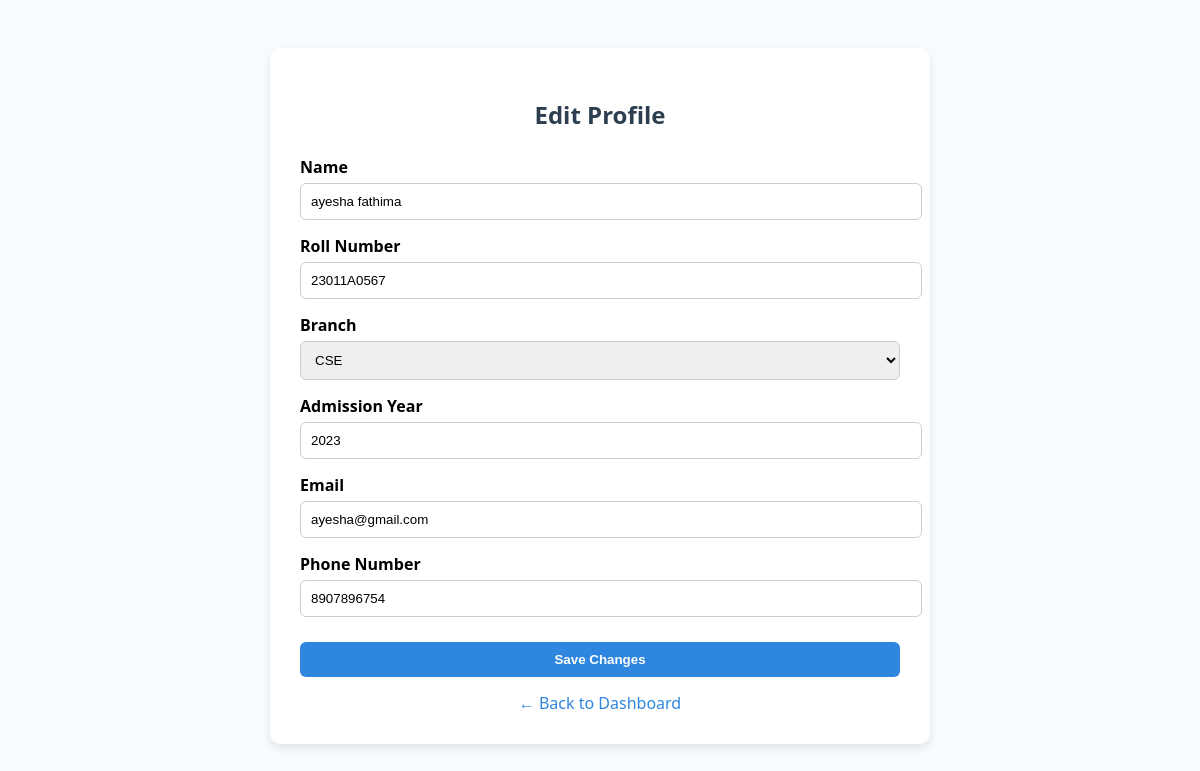
Page /edit-profile/ (signed in) on the committed database.
### chandana/models.py (models this page shows, shortened)
class student(models.Model):
    name = models.CharField(max_length=50)
    rollno = models.CharField(max_length=50)
    branch = models.CharField(max_length=50)
    admission_year = models.IntegerField()
    Email = models.EmailField(help_text="Enter Your Email address")
    phonenumber = models.CharField(max_length=15)
    password = models.CharField(max_length=100, blank=True, null=True)

### chandana/views.py (the view, shortened to what this page needs)
# urls.py: path('edit-profile/', views.edit_profile, name='edit_profile'),
def edit_profile(request):
    student_id = request.session.get('student_id')
    if not student_id:
        return redirect('login')
    student_obj = student.objects.get(id=student_id)
    return render(request, 'edit_profile.html', {'student': student_obj})

### chandana/templates/edit_profile.html (shortened to what this page needs)
<!DOCTYPE html>
<html lang="en">
<head>
</head>
<body>
  <div class="form-box">
    <h2>Edit Profile</h2>
    <form method="POST">
      <label>Name</label>
      <input type="text" name="name" value="{{ student.name }}" required>
      <label>Roll Number</label>
      <input type="text" name="rollno" value="{{ student.rollno }}" required>
      <label>Branch</label>
      <select name="branch" required>
        <option value="CSE" {% if student.branch == "CSE" %}selected{% endif %}>CSE</option>
      </select>
      <label>Admission Year</label>
      <input type="number" name="admission_year" value="{{ student.admission_year }}" required>
      <label>Email</label>
      <input type="email" name="email" value="{{ student.Email }}" required>
      <label>Phone Number</label>
      <input type="text" name="phone" value="{{ student.phonenumber }}" required>
      <button type="submit">Save Changes</button>
    </form>
    <a class="back" href="{% url 'student_dashboard' %}">← Back to Dashboard</a>
  </div>
</body>
</html>

### chandana/templates/edit_profile.html (style rules this page uses)
body { font-family: 'Segoe UI', sans-serif; background: #f8fbff; padding: 40px; }
.form-box { max-width: 600px; margin: auto; background: white; padding: 30px; border-radius: 10px; box-shadow: 0 4px 10px rgba(0,0,0,0.1); }
h2 { text-align: center; margin-bottom: 25px; color: #2c3e50; }
label { font-weight: bold; display: block; margin-top: 15px; margin-bottom: 5px; }
input, select { width: 100%; padding: 10px; border: 1px solid #ccc; border-radius: 6px; }
button { margin-top: 25px; width: 100%; padding: 10px; background-color: #2e86de; color: white; border: none; border-radius: 6px; font-weight: bold; cursor: pointer; }
.back { margin-top: 15px; display: block; text-align: center; color: #2e86de; text-decoration: none; }

### rows in the picture
student: name "ayesha fathima", rollno "23011A0567", admission_year "2023", email "ayesha@gmail.com", phone "8907896754"
